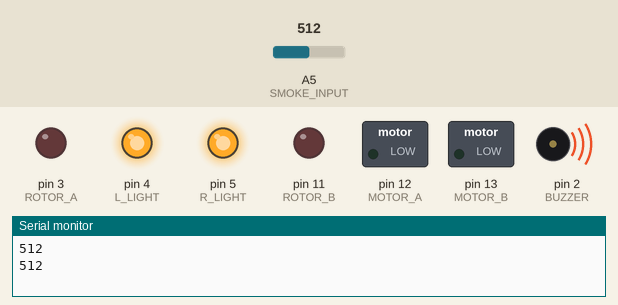
A sketch run on a simulated Arduino Uno, built with avr-gcc and run on an emulated ATmega328P. On the bench: switched loads named in the sketch (green lamp = pin HIGH), output pins drawn as LEDs (lit = HIGH), buzzer (waves = sounding), the last lines printed to the serial monitor. The inputs (shaded band) are chosen by the test bench; at power-on: A5 (SMOKE_INPUT) = 512.

Above: at 6.2 s.
6.3 s: A5 (SMOKE_INPUT) set to 413
9.3 s: A5 (SMOKE_INPUT) set to 390
At 10.8 s:
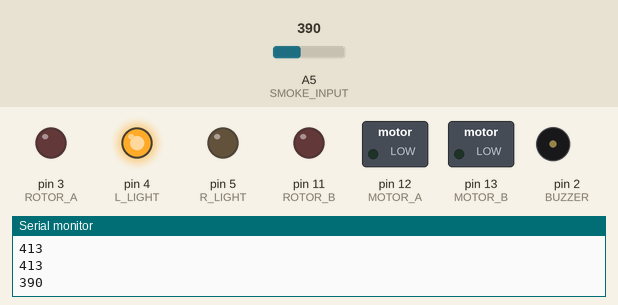
12.3 s: A5 (SMOKE_INPUT) set to 306
15.3 s: A5 (SMOKE_INPUT) set to 287
At 16.8 s:
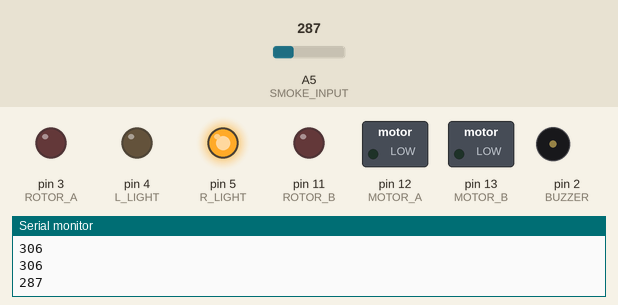
18.3 s: A5 (SMOKE_INPUT) set to 310
At 19.15 s:
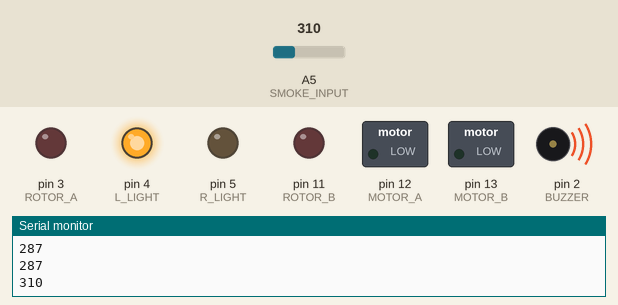
21.3 s: A5 (SMOKE_INPUT) set to 290
At 22.05 s:
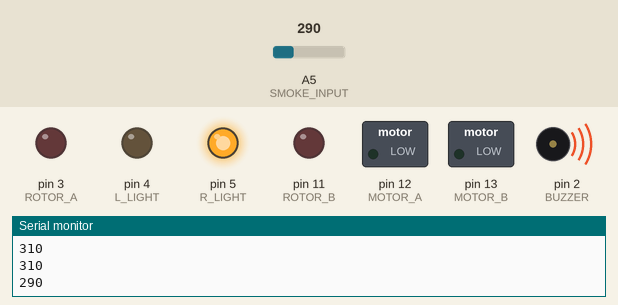
Timing chart, 0 to 25.3 s (numbered marks = the images above; inputs shaded):
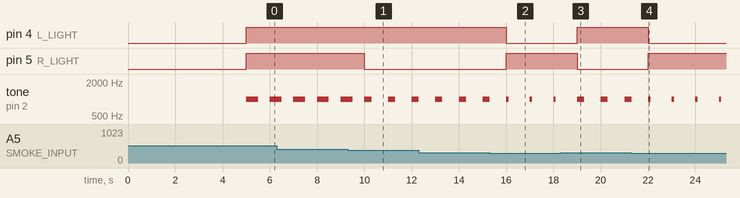

Measured:
- the behaviour switches between 400 and 399 on A5 (SMOKE_INPUT) (found by bisection; images 0 and 1)
- the behaviour switches between 300 and 299 on A5 (SMOKE_INPUT) (found by bisection; images 1 and 2)
- after the input at 9.3 s, pin 5 (R_LIGHT): HIGH → LOW after 0.70 s
- after the input at 15.3 s, pin 4 (L_LIGHT): HIGH → LOW after 0.71 s; pin 5 (R_LIGHT): LOW → HIGH after 0.71 s
- after the input at 18.3 s, pin 4 (L_LIGHT): LOW → HIGH after 0.71 s; pin 5 (R_LIGHT): HIGH → LOW after 0.71 s
- after the input at 21.3 s, pin 4 (L_LIGHT): HIGH → LOW after 0.71 s; pin 5 (R_LIGHT): LOW → HIGH after 0.71 s
- by itself, tone on pin 2 (BUZZER): repeats every 1.0 s: 1000 Hz 0.10 s, silent 0.90 s

The sketch:

sketch_may29a.ino
```cpp
#include <SoftwareSerial.h>

// Right components are "A"s and Left componnts are "B"s
#define MOTOR_A 12
#define MOTOR_B 13
#define ROTOR_A 3
#define ROTOR_B 11

// Blinking lights
#define L_LIGHT 4
#define R_LIGHT 5

// Sensors

#define GREEN_THRESHOLD 300
#define RED_THRESHOLD 400
#define DANGER_THRESHOLD 500

#define SMOKE_INPUT A5
#define BUZZER 2

// Define pulse width modulation (how much power there is in the wheels)
// This makes the car go about ~0.5 m/s straight
#define LEFT_MODULATION 80
#define RIGHT_MODULATION 200


void setup() {

  Serial.begin(9600);

  pinMode(MOTOR_A, OUTPUT);
  pinMode(MOTOR_B, OUTPUT);

  pinMode(L_LIGHT, OUTPUT);
  pinMode(R_LIGHT, OUTPUT);

  pinMode(SMOKE_INPUT, INPUT);
  pinMode(BUZZER, OUTPUT);

  analogWrite(ROTOR_A, 0);
  analogWrite(ROTOR_B, 0);
  delay(5000);

}

void loop() {
  Serial.println(analogRead(SMOKE_INPUT));
  paintLights();
  delay(1000);
// goForward(4000);
//  goHardLeft(500);
//  goForward(2000);
//  goHardRight(500);


  // Hard right for 1 second then forward for 1 second
}

void goForward(long ms) {
  // Move forward for 2 seconds

  digitalWrite(MOTOR_A, HIGH);
  digitalWrite(MOTOR_B, HIGH);

  analogWrite(ROTOR_A, RIGHT_MODULATION + 50);
  analogWrite(ROTOR_B, LEFT_MODULATION + 50);


  delay(ms);

  // Hold previous instruction for specified amount of time
}

void goHardRight(long ms) {

  digitalWrite(MOTOR_A, LOW);
  digitalWrite(MOTOR_B, HIGH);

  analogWrite(ROTOR_A, RIGHT_MODULATION + 50);
  analogWrite(ROTOR_B, LEFT_MODULATION);

  delay(ms);
}


void goHardLeft(long ms) {

  digitalWrite(MOTOR_A, HIGH);
  digitalWrite(MOTOR_B, LOW);

  analogWrite(ROTOR_A, RIGHT_MODULATION);
  analogWrite(ROTOR_B, LEFT_MODULATION + 50);

  delay(ms);
}

void paintLights() {
  int value = analogRead(SMOKE_INPUT);
  if (value < GREEN_THRESHOLD) {
    digitalWrite(R_LIGHT, HIGH);
    digitalWrite(L_LIGHT, LOW);
    tone(BUZZER, 1000, 100);
  }
  else if (value < RED_THRESHOLD) {
    digitalWrite(R_LIGHT, LOW);
    digitalWrite(L_LIGHT, HIGH);
    tone(BUZZER, 1000, 300);
  }
  else {
    digitalWrite(R_LIGHT, HIGH);
    digitalWrite(L_LIGHT, HIGH);
    tone(BUZZER, 1000, 500);
  }
}
```
